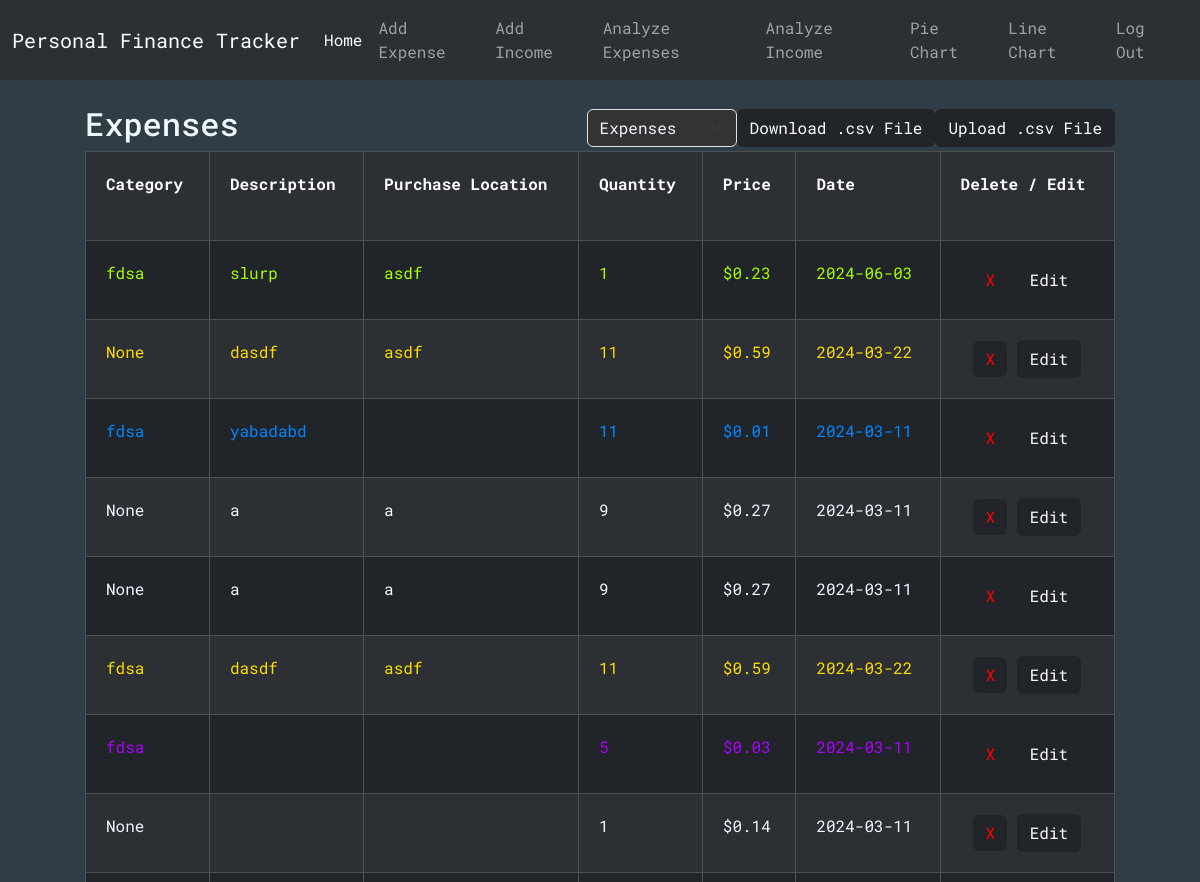
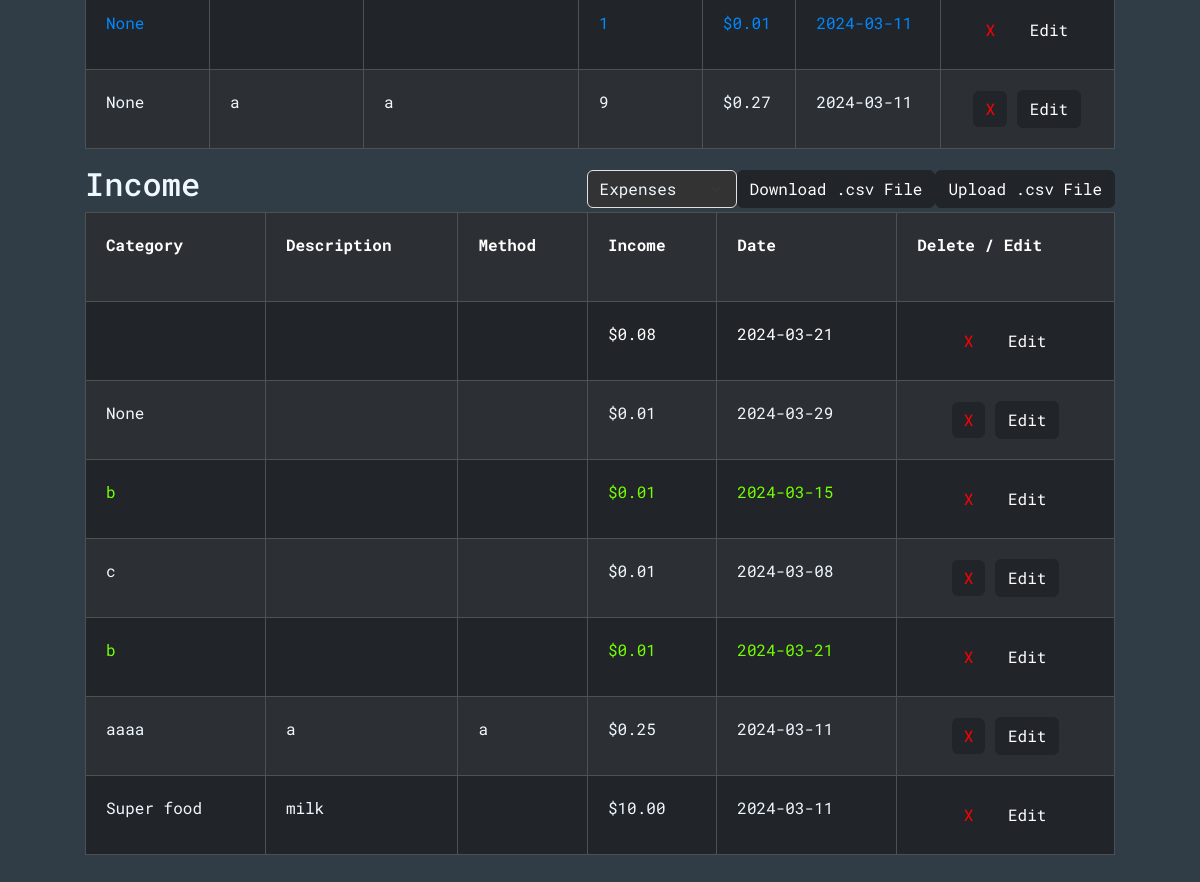
Page / (signed in) on the earlier database version (2 pictures, top to bottom).
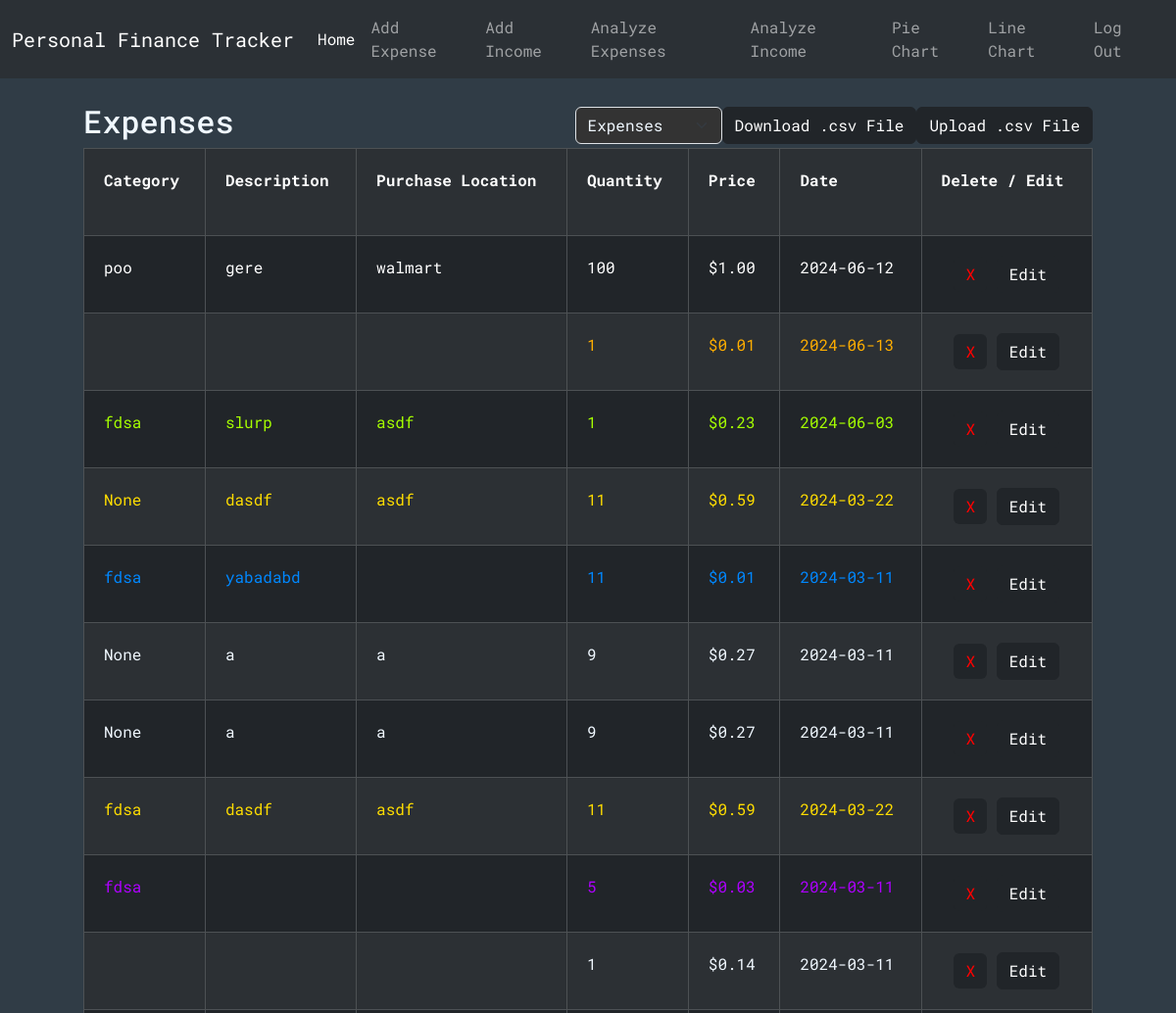
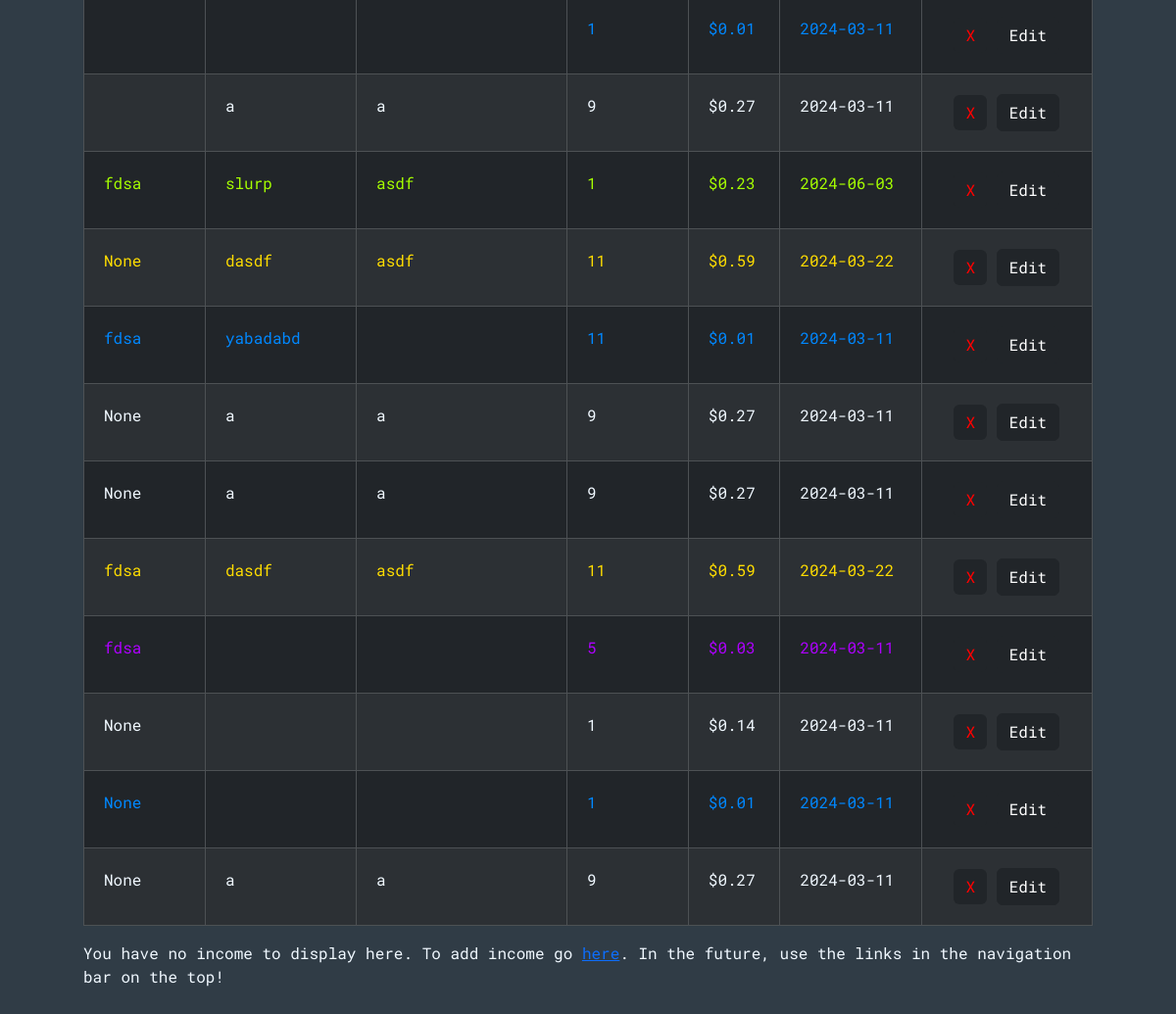
Same page on the later database version (2 pictures, top to bottom).
### tables this page shows
CREATE TABLE expenses (id INTEGER PRIMARY KEY, user_id INTEGER NOT NULL, category TEXT, description TEXT, purchaseLocation TEXT, quantity INTEGER NOT NULL, price NUMERIC NOT NULL, date TEXT NOT NULL, color TEXT, FOREIGN KEY (user_id) REFERENCES users(id));

CREATE TABLE incomes (id INTEGER PRIMARY KEY, user_id INTEGER NOT NULL, category TEXT, description TEXT, method TEXT, income NUMERIC NOT NULL, date TEXT NOT NULL, color TEXT, FOREIGN KEY (user_id) REFERENCES users(id));

### app.py (the view)
@app.route("/")
@login_required
def index():
    conn = get_db_connection()
    exps = conn.execute("SELECT * FROM expenses WHERE user_id = ? ORDER BY id DESC", (session["user_id"],)).fetchall()
    inc = conn.execute("SELECT * FROM incomes WHERE user_id = ? ORDER BY id DESC", (session["user_id"],)).fetchall()
    conn.close()
    return render_template("index.html", expenses=exps, incomes=inc)

### helpers.py (called while the page is built)
def login_required(f):
    @wraps(f)
    def decorated_function(*args, **kwargs):
        if session.get("user_id") is None:
            return redirect("/login")
        return f(*args, **kwargs)
    return decorated_function

def get_db_connection():
    conn = sqlite3.connect('database.db')
    conn.row_factory = sqlite3.Row
    return conn

### templates/index.html (shortened to what this page needs)
{% extends "layout.html" %} {% block title %}Main{% endblock %}
{% block body %}
<div class="cont center-horizontal" style="max-width: 1300px">
  {% if expenses -%}
  <div>
    <div
      style="
        display: flex;
        justify-content: space-between;
        align-items: center;
        flex-wrap: wrap;
      "
    >
      <h2>Expenses</h2>
      <div style="display: flex">
        <form
          id="uploadForm"
          enctype="multipart/form-data"
          method="POST"
          action="/uploadCsv"
          style="display: flex; flex-wrap: wrap"
        >
          <select name="type" class="form-select" style="width: 150px">
            <option value="expenses" selected>Expenses</option>
          </select>
          <button type="submit" formaction="/downloadCsv" class="btn btn-dark">
            Download .csv File
          </button>
          <button
            type="button"
            class="btn btn-dark"
            onclick="triggerFileInput()"
          >
            Upload .csv File
          </button>
        </form>
      </div>
    </div>
    <div class="table-responsive">
      <table class="table table-dark table-striped table-bordered table-hover">
        <tr>
          <th scope="col">Category</th>
          <th scope="col">Description</th>
          <th scope="col">Purchase Location</th>
          <th scope="col">Quantity</th>
          <th scope="col">Price</th>
          <th scope="col">Date</th>
          <th scope="col">
            Delete / Edit
            <br />
          </th>
        </tr>
        {% for expense in expenses %}
        <tr>
          <td style="color: {{expense['color']}}">{{ expense["category"] }}</td>
          <td style="color: {{expense['color']}}">
            {{ expense["description"] }}
          </td>
          <td style="color: {{expense['color']}}">
            {{ expense["purchaseLocation"] }}
          </td>
          <td style="color: {{expense['color']}}">{{ expense["quantity"] }}</td>
          <td style="color: {{expense['color']}}">
            {{ "$%.2f"| format(expense["price"]) }}
          </td>
          <td style="color: {{expense['color']}}">{{ expense["date"] }}</td>
          <td style="text-align: center">
            <form action="/delete" method="POST" style="display: inline-block">
              <button
                type="submit"
                class="delete-btn btn btn-dark"
                style="color: red; border: 0; text-align: center"
              >
                X
              </button>
            </form>
            <form action="/edit" method="POST" style="display: inline-block">
              <button type="submit" class="delete-btn btn btn-dark">
                Edit
              </button>
            </form>
          </td>
        </tr>
        {% endfor %}
      </table>
    </div>
  </div>
  {% else -%}
  <p>
    You have no expenses to display here. To add an expense go
    <a href="/add-expense">here</a>. In the future, use the links in the
    navigation bar on the top!
  </p>
  {% endif %}
  {% if incomes -%}
  <div>
    <div
      style="display: flex; justify-content: space-between; align-items: center"
    >
      <h2>Income</h2>
      <div style="display: flex">
        <form
          enctype="multipart/form-data"
          method="POST"
          action="/uploadCsv"
          style="display: flex; flex-wrap: wrap"
        >
          <select name="type" class="form-select" style="width: 150px">
            <option value="expenses" selected>Expenses</option>
          </select>
          <button type="submit" formaction="/downloadCsv" class="btn btn-dark">
            Download .csv File
          </button>
          <button
            type="button"
            class="btn btn-dark"
            onclick="triggerFileInput()"
          >
            Upload .csv File
          </button>
        </form>
      </div>
    </div>
    <div class="table-responsive">
      <table class="table table-dark table-striped table-bordered table-hover">
        <tr>
          <th scope="col">Category</th>
          <th scope="col">Description</th>
          <th scope="col">Method</th>
          <th scope="col">Income</th>
          <th scope="col">Date</th>
          <th scope="col">
            Delete / Edit
            <br />
          </th>
        </tr>
        {% for income in incomes %}
        <tr>
          <td style="color: {{income['color']}} ">{{ income["category"] }}</td>
          <td style="color: {{income['color']}} ">
            {{ income["description"] }}
          </td>
          <td style="color: {{income['color']}} ">{{ income["method"] }}</td>
          <td style="color: {{income['color']}} ">
            {{ "$%.2f"| format(income["income"]) }}
          </td>
          <td style="color: {{income['color']}}">{{ income["date"] }}</td>
          <td style="text-align: center">
            <form action="/delete" method="POST" style="display: inline-block">
              <button
                type="submit"
                class="delete-btn btn btn-dark"
                style="color: red; border: 0; text-align: center"
              >
                X
              </button>
            </form>
            <form action="/edit" method="POST" style="display: inline-block">
              <button type="submit" class="delete-btn btn btn-dark">
                Edit
              </button>
            </form>
          </td>
        </tr>
        {% endfor %}
      </table>
    </div>
  </div>
  {% else -%}
  <p>
    You have no income to display here. To add income go
    <a href="/add-income">here</a>. In the future, use the links in the
    navigation bar on the top!
  </p>
  {% endif %}
</div>
{%endblock %}

### templates/layout.html (shortened to what this page needs)
{% include "base.html" %}
<nav class="navbar navbar-expand-lg bg-body-tertiary" data-bs-theme="dark">
  <div class="container-fluid">
    <a class="navbar-brand" href="/">Personal Finance Tracker</a>
    <div class="collapse navbar-collapse" id="navbarSupportedContent">
      <div>
        <ul class="navbar-nav">
          <li class="nav-item" style="margin-top: auto; margin-bottom: auto">
            <a class="nav-link active" aria-current="page" href="/">Home</a>
          </li>
          <li class="nav-item">
            <a class="nav-link" href="/add-expense">Add Expense</a>
          </li>
          <li class="nav-item">
            <a class="nav-link" href="/add-income">Add Income</a>
          </li>
          <li class="nav-item">
            <a class="nav-link" href="/analyzeExpenses">Analyze Expenses</a>
          </li>
          <li class="nav-item">
            <a class="nav-link" href="/analyzeIncome">Analyze Income</a>
          </li>
          <li class="nav-item">
            <a class="nav-link" href="/pieChart">Pie Chart</a>
          </li>
          <li class="nav-item">
            <a class="nav-link" href="/lineChart">Line Chart</a>
          </li>
        </ul>
      </div>
      <div class="navbar-nav flex-end right-div">
        <a class="nav-link" href="/login">Log Out</a>
      </div>
    </div>
  </div>
</nav>
{% block body %}{% endblock %}

### templates/base.html (shortened to what this page needs)
<!DOCTYPE html>
<html lang="en">
  <head>
    <link rel="stylesheet" href="../static/styles/CSS.css" />
    <link
      href="https://cdn.jsdelivr.net/npm/bootstrap@5.3.2/dist/css/bootstrap.min.css"
      rel="stylesheet"
    />
    <link
      href="https://netdna.bootstrapcdn.com/font-awesome/3.2.1/css/font-awesome.css"
      rel="stylesheet"
    />
  </head>
  <body id="body">
  </body>
</html>

### static/styles/CSS.css (style rules this page uses)
.cont { display: flex; justify-content: center; padding: 15px; flex-direction: column; color: aliceblue; max-width: 100vw; }
.navbar-nav { z-index: 1000; }
.center-horizontal { margin: 0 auto; width: 90vw; max-width: 1200px; padding: 25px; }
.right-div { margin-left: auto; box-sizing: border-box; }
#body { background-color: rgb(48, 60, 70); font-family: "Roboto Mono", monospace; color: aliceblue; }
.form-select { background-color: #333 !important; color: aliceblue !important; }
tr > * { padding: 20px !important; }

Differences in the rows shown:
removed incomes: income "$0.08", date "2024-03-21"
removed incomes: category "None", income "$0.01", date "2024-03-29"
removed incomes: category "b", income "$0.01", date "2024-03-15", color "#73ff00" (drawn)
removed incomes: category "c", income "$0.01", date "2024-03-08"
removed incomes: category "b", income "$0.01", date "2024-03-21", color "#73ff00" (drawn)
removed incomes: category "aaaa", description "a", method "a", income "$0.25", date "2024-03-11"
removed incomes: category "Super food", description "milk", income "$10.00", date "2024-03-11"
added expenses: category "poo", description "gere", purchaseLocation "walmart", quantity "100", price "$1.00", date "2024-06-12", color empty (drawn)
added expenses: quantity "1", price "$0.01", date "2024-06-13", color "#ffae00" (drawn)
added expenses: category "fdsa", description "slurp", purchaseLocation "asdf", quantity "1", price "$0.23", date "2024-06-03", color "#a6ff00" (drawn)
added expenses: category "None", description "dasdf", purchaseLocation "asdf", quantity "11", price "$0.59", date "2024-03-22", color "#ffdd00" (drawn)
added expenses: category "fdsa", description "yabadabd", quantity "11", price "$0.01", date "2024-03-11", color "#0088ff" (drawn)
added expenses: category "None", description "a", purchaseLocation "a", quantity "9", price "$0.27", date "2024-03-11"
added expenses: category "None", description "a", purchaseLocation "a", quantity "9", price "$0.27", date "2024-03-11"
added expenses: category "fdsa", description "dasdf", purchaseLocation "asdf", quantity "11", price "$0.59", date "2024-03-22", color "#ffdd00" (drawn)
added expenses: category "fdsa", quantity "5", price "$0.03", date "2024-03-11", color "#ae00ff" (drawn)
added expenses: quantity "1", price "$0.14", date "2024-03-11"
added expenses: quantity "1", price "$0.01", date "2024-03-11", color "#0088ff" (drawn)
added expenses: description "a", purchaseLocation "a", quantity "9", price "$0.27", date "2024-03-11"
Other differences:
form field type: "Expenses" → (not shown)
text no longer shown: "Income Download .csv File Upload .csv File Category Description Method Income Date Delete / Edit"
text now shown: "You have no income to display here. To add income go here . In the future, use the links in the navigation bar on the top!"
